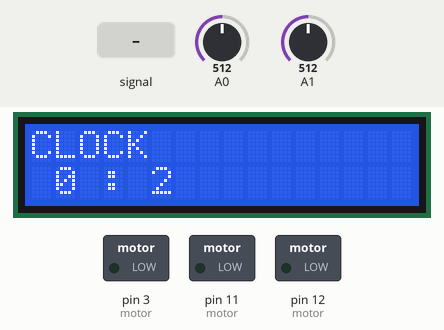
A sketch run on a simulated Arduino Uno, built with avr-gcc and run on an emulated ATmega328P. Shown: 16×2 character LCD, switched loads named in the sketch (green lamp = pin HIGH). The inputs (shaded band) are chosen by the test bench; at power-on: A1 = 512, A0 = 512. What the sketch prints to the serial monitor is not drawn.

Above: at 1.2 s.
1.3 s: A0 fed a 50 Hz sine of ±306 counts around its level
At 2.54 s:
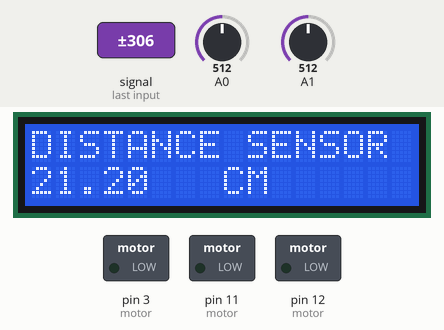
At 4.0 s:
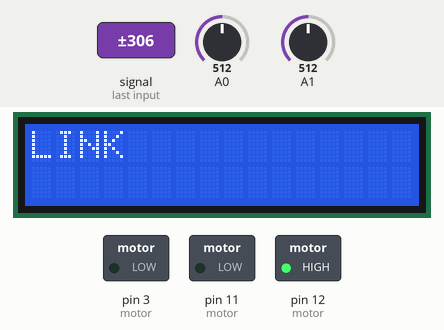
4.2 s: A1 set to 12
5.7 s: A1 set to 9
7.2 s: A0 set to 716
At 8.5 s:
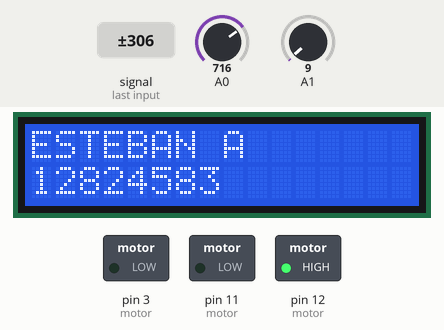
10.1 s: A1 set to 78
12.1 s: A1 set to 97
Timing chart, 0 to 15.1 s (numbered marks = the images above; inputs shaded):
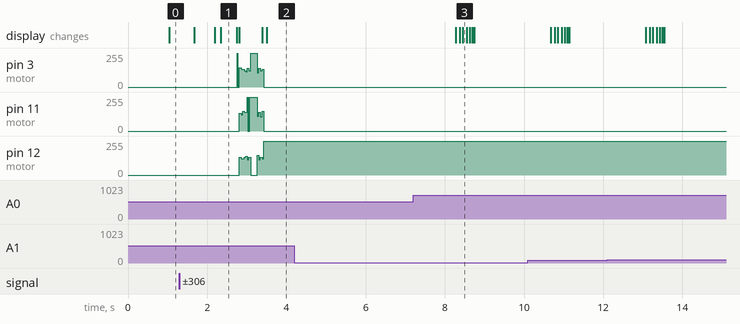

Measured:
- after the input at 4.2 s, every drawn part: stays the same
- after the input at 5.7 s, every drawn part: stays the same
- after the input at 7.2 s, the display: first changes after 1.1 s (image 3 shows a later state)
- what the display in image 1 shows lasts 0.5 s, from 2.3 s to 2.8 s

The sketch:

assigment_up_to_link_test_v1.1.0.1.ino
```cpp
#include <avr/io.h>       //Include AVR library
#include<stdio.h>

#include <LiquidCrystal.h>
LiquidCrystal lcd(8, 9, 4, 5, 6, 7);

#define btnRIGHT  0
#define btnUP     1
#define btnDOWN   2
#define btnLEFT   3
#define btnSELECT 4
#define btnNONE   5

double sensor, inches, cm ;
int lcd_key;
volatile unsigned int  seconds;
volatile unsigned int minutes;
int mode = 1;

double avg;
double reads;
int Steps = 0;      // Start at no steps in sequence
int Direction; //Defaults at clockwise
int stepsleft; //<----Calculate the total number of steps per revolution
int x;
int speeder ;
int count;


void setup() {
  // put your setup code here, to run once:
  lcd.begin(16, 2);              // start the library
  ADMUX |= (1 << REFS0);
  ADMUX &= ~(1 << REFS1);
  ADMUX &= ~(1 << ADLAR);
  ADCSRA |= (1 << ADEN) |  (1 << ADSC) | (1 << ADPS2) | (1 << ADPS1) | (1 << ADPS0);
  ADCSRA |= (1 << ADIE);

  //timer 1 setup
  cli();          // disable global interrupts
  TCCR1A = 0;     // set entire TCCR1A register to 0
  TCCR1B = 0;     // same for TCCR1B
  OCR1A = 15624;
  // turn on CTC mode:
  TCCR1B |= (1 << WGM12);
  // Set CS10 and CS12 bits for 1024 prescaler:
  TCCR1B |= (1 << CS10);
  TCCR1B |= (1 << CS12);
  // enable timer compare interrupt:
  TIMSK1 |= (1 << OCIE1A);

  Serial.begin(9600);

  TCCR2A &= ~(1 <<  COM2A1);

  TCCR2A &= ~(1 << COM2A0); //<-------- Here, set control register A for the normal mode of operation.
  TCCR2B |= (1 << CS22) | (1 << CS21) | (1 << CS20); //<-------- Here, set control register B for the prescaler values choose wisely to get 1ms.
  TCNT2 = 0; //Initial counter at 0


  sei();      // enable global interrupts

  ADCSRA |= (1 << ADSC);


  DDRB |= (1 < DDB5) | (1 << DDB4) | (1 << DDB3); //<-----Choose which pins to set as output for the motor, avoid using the digital pins the LCD uses.
  DDRD |= (1 << DDD3);


}
void update_clock() {
  seconds++;
  if (seconds == 60) {
    seconds = 0;
    minutes++;
    lcd.clear();
  }

}


int  read_LCD_buttons() {


  if (lcd_key < 750 && lcd_key > 600) {
    if ( TCNT2 >= 16) {
      count++;
      TCNT2 = 0;

    } if (count == 40) {
      mode++;
      count = 0;
      lcd.clear();
    }


  }


  if ( mode == 7) {
    mode = 1;
  }


  ADCSRA |= (1 << ADSC);   //<---- Start ADC conversion bit
  while (ADCSRA != ADCSRA & ~(1 << ADIF)) //<---- Create a condition that waits for ADC conversion interrupt flag
    ADCSRA &= ~(1 << ADIF);


  switch (mode) {
    case 1:
      lcd.setCursor(0, 0);
      lcd.print("CLOCK");
      lcd.setCursor(1, 1);
      lcd.print (minutes);
      lcd.setCursor(3, 1);
      lcd.print(":");
      lcd.setCursor(5, 1);
      lcd.print(seconds);
      break;

    case 2:
      lcd.setCursor (0, 0);
      lcd.print("ESTEBAN A");
      lcd.setCursor(0, 1);
      lcd.print("12824583");
      break;


    case 3:
      lcd.setCursor(0, 0);
      lcd.print("DISTANCE SENSOR");
      lcd.setCursor(8, 1);
      lcd.print("CM");
      lcd.setCursor(0, 1);
      lcd.print(avg);
      distance();
      break;


    case 4:
      lcd.setCursor(0, 0);
      lcd.print("CONTINUOUS");
      conti();
      //continous();

      break;

    case 5:
      lcd.setCursor(0, 0);
      lcd.print("STEPS");
      lcd.setCursor(0, 1);
      lcd.print(stepsleft);
      steps();
      break;


    case 6:
      lcd.setCursor(0, 0);;
      lcd.print("LINK");
      link();
      break;

  }

  return  lcd_key;
}


int distance() {
  if (lcd_key < 750 && lcd_key > 600) {
    if ( TCNT2 >= 16) {
      count++;
      TCNT2 = 0;

    } if (count == 20) {
      mode++;
      count = 0;
      lcd.clear();
    }


  }

  float total;
  ADCSRA |= (1 << ADSC);   //<---- Start ADC conversion bit
  while (ADCSRA != ADCSRA & ~(1 << ADIF)) //<---- Create a condition that waits for ADC conversion interrupt flag
    ADCSRA &= ~(1 << ADIF);

  for (int x = 0; x < 200; x++) {
    inches = 4192.936 * pow(sensor, -0.935) - 3.937;
    cm = 10650.08 * pow(sensor, -0.935) - 10;
    total = cm;
  }
  if ( TCNT2 >= 16) {

    count++;
    TCNT2 = 0;
  }
  if (count == 40) {
    avg = total;
    reads = total;
    count = 0;
  }


  return sensor;
}

void SetDirection() {


  if (Direction == x)
  {
    Steps++;
  }
  else
  {
    Steps--;
  }
  if (Steps > 7) {
    Steps = 0;
  }
  if (Steps < 0)
  {
    Steps = 7;
  }
}
void motor(float xw) {
  for (float x = 0.0; x < xw; x++)
  {


    switch (Steps)    // This switch case will handle the digital pins to toggle for each step, refer to the step sequence table for pin values.
    { // Make sure you are toggling the correct pins
      case 0:
        //<----- Insert Digital Pin allocations for steps 1-7 Remember do not set the whole byte because the LCD uses certain digital pins.
        PORTB |= (1 << PORTB5);
        PORTD &= ~(1 << PORTD3);
        PORTB &= ~(1 << PORTB3);
        PORTB &= ~(1 << PORTB4);
        //delay(1);

        break;
      case 1:
        PORTB  |= (1 << PORTB5);
        PORTB  |= (1 << PORTB4);
        PORTD &= ~(1 << PORTD3);
        PORTB &= ~(1 << PORTB3);
        //delay(1);
        break;
      case 2:
        PORTB |= (1 << PORTB4);
        PORTD &= ~(1 << PORTD3);
        PORTB &= ~(1 << PORTB3);
        PORTB &= ~(1 << PORTB5);
        //delay(1);
        break;
      case 3:
        PORTB |= (1 << PORTB4);
        PORTB |= (1 << PORTB3);
        PORTD &= ~(1 << PORTD3);
        PORTB &= ~(1 << PORTB5);
        //delay(1);
        break;
      case 4:
        PORTB |= (1 << PORTB3);
        PORTD &= ~(1 << PORTD3);
        PORTB &= ~(1 << PORTB4);
        PORTB &= ~(1 << PORTB5);
        //delay(1);
        break;
      case 5:
        PORTB |= (1 << PORTB3);
        PORTD |= (1 << PORTD3);
        PORTB &= ~(1 << PORTB4);
        PORTB &= ~(1 << PORTB5);
        // delay(1);
        break;
      case 6:
        PORTD |= (1 << PORTD3);
        PORTB &= ~(1 << PORTB3);
        PORTB &= ~(1 << PORTB4);
        PORTB &= ~(1 << PORTB5);
        //delay(1);
        break;
      case 7:
        PORTD |= (1 << PORTD3);
        PORTB &= ~(1 << PORTB3);
        PORTB &= ~(1 << PORTB4);
        PORTB |= (1 << PORTB5);
        //delay(1);
        break;
      default:


        PORTD &= ~(1 << PORTD3);
        PORTB &= ~(1 << PORTB3);
        PORTB &= ~(1 << PORTB4);
        PORTB &= ~(1 << PORTB5); //<----Default pins select are off
        break;
    }
    SetDirection();
  }
}

void stepper() {


  switch (Steps)    // This switch case will handle the digital pins to toggle for each step, refer to the step sequence table for pin values.
  { // Make sure you are toggling the correct pins
    case 0:
      //<----- Insert Digital Pin allocations for steps 1-7 Remember do not set the whole byte because the LCD uses certain digital pins.
      PORTB |= (1 << PORTB5);
      PORTD &= ~(1 << PORTD3);
      PORTB &= ~(1 << PORTB3);
      PORTB &= ~(1 << PORTB4);
      //delay(1);

      break;
    case 1:
      PORTB  |= (1 << PORTB5);
      PORTB  |= (1 << PORTB4);
      PORTD &= ~(1 << PORTD3);
      PORTB &= ~(1 << PORTB3);
      //delay(1);
      break;
    case 2:
      PORTB |= (1 << PORTB4);
      PORTD &= ~(1 << PORTD3);
      PORTB &= ~(1 << PORTB3);
      PORTB &= ~(1 << PORTB5);
      //delay(1);
      break;
    case 3:
      PORTB |= (1 << PORTB4);
      PORTB |= (1 << PORTB3);
      PORTD &= ~(1 << PORTD3);
      PORTB &= ~(1 << PORTB5);
      //delay(1);
      break;
    case 4:
      PORTB |= (1 << PORTB3);
      PORTD &= ~(1 << PORTD3);
      PORTB &= ~(1 << PORTB4);
      PORTB &= ~(1 << PORTB5);
      //delay(1);
      break;
    case 5:
      PORTB |= (1 << PORTB3);
      PORTD |= (1 << PORTD3);
      PORTB &= ~(1 << PORTB4);
      PORTB &= ~(1 << PORTB5);
      // delay(1);
      break;
    case 6:
      PORTD |= (1 << PORTD3);
      PORTB &= ~(1 << PORTB3);
      PORTB &= ~(1 << PORTB4);
      PORTB &= ~(1 << PORTB5);
      //delay(1);
      break;
    case 7:
      PORTD |= (1 << PORTD3);
      PORTB &= ~(1 << PORTB3);
      PORTB &= ~(1 << PORTB4);
      PORTB |= (1 << PORTB5);
      //delay(1);
      break;
    default:


      PORTD &= ~(1 << PORTD3);
      PORTB &= ~(1 << PORTB3);
      PORTB &= ~(1 << PORTB4);
      PORTB &= ~(1 << PORTB5); //<----Default pins select are off
      break;
  }
  SetDirection();

}

void conti() {


  if ( TCNT2 >= 20 + speeder) {
    SetDirection();
    stepper ();
    if (lcd_key < 750 && lcd_key > 600) {
      if ( TCNT2 >= 16) {
        count++;
        TCNT2 = 0;

      } if (count == 40) {
        mode++;
        count = 0;
        lcd.clear();
      }


    }

    TCNT2 = 0;


  }


  //delay(speeder);

  if (lcd_key < 555  && lcd_key > 350) { // btnleft
    x = 1;

  }
  if (lcd_key < 50 ) {
    x = 0;
    //btn right

  }
  if (lcd_key < 175 && lcd_key > 50) { //btnup
    speeder = speeder - 1;

  }

  if (lcd_key < 340 && lcd_key > 200) {
    speeder = speeder + 1;

  }   // btn down
  if (speeder == 0) {
    speeder = 1;
  }


  if (lcd_key < 750 && lcd_key > 600) {
    if ( TCNT2 >= 16) {
      count++;
      TCNT2 = 0;

    } if (count == 40) {
      mode++;
      count = 0;
      lcd.clear();
    }


  }
}


void steps() {


  if (lcd_key < 555  && lcd_key > 350) {
    if ( TCNT2 >= 16) {
      count++;
      TCNT2 = 0;

    } if (count == 40) {
      stepsleft = stepsleft + 100;;
      count = 0;
      if (stepsleft == 4097) {
        lcd.clear();
        stepsleft = 0;

      }
    }


  }


  /*if (lcd_key < 555  && lcd_key > 350) { // btnleft
    stepsleft++;
    if (stepsleft == 4097) {
      lcd.clear();
      stepsleft = 0;

    }*/

  //return stepsleft;


  if (lcd_key < 50 ) {
    if ( TCNT2 >= 16) {
      count++;
      TCNT2 = 0;

    } if (count == 40) {
      stepsleft = stepsleft - 100;;
      count = 0;
      if (stepsleft == 4097) {
        lcd.clear();
        stepsleft = 0;

      }
    }
    if (stepsleft == -4097) {
      lcd.clear();
      stepsleft = 0;
    }

    //return stepsleft;
    //btn right

  }
  if (lcd_key < 175 && lcd_key > 50) {
    lcd.clear();                        //btnUP
    stepsleft = 0;
  }//return stepsleft;


  if (lcd_key < 340 && lcd_key > 200) {


    lcd.clear();
    low();
  }


}


void low() {


  while (stepsleft > 0 ) {


    if ( TCNT2 >= 40) {
      SetDirection();
      x = 1;
      stepper ();
      stepsleft--;

      lcd.setCursor(0, 0);
      lcd.print("STEPS");

      lcd.setCursor(0, 1);
      lcd.print(stepsleft--);


      TCNT2 = 0;


    }


    lcd.setCursor(0, 0);
    lcd.print("STEPS");

    lcd.setCursor(0, 1);
    lcd.print(stepsleft);


  }
  while (stepsleft < 0) {
    if ( TCNT2 >= 40) {
      SetDirection();
      x = 1;
      stepper ();
      stepsleft++;

      TCNT2 = 0;


      lcd.setCursor(0, 0);
      lcd.print("STEPS");

      lcd.setCursor(0, 1);
      lcd.print(stepsleft++);


    }


    lcd.setCursor(0, 0);
    lcd.print("STEPS");

    lcd.setCursor(0, 1);
    lcd.print(stepsleft);

  }


  lcd.clear();
  lcd.setCursor(0, 0);
  lcd.print("STEPS");

  lcd.setCursor(0, 1);
  lcd.print(stepsleft);


}
/*int continous(){
  if ( lcd_key<555  && lcd_key>400){
  x=1;
  while(stepsleft>0){


      if (TCNT0>=250)    //<--- Decide Timer counter value to step at, goal is 1ms
    {
      stepper();         //<--- Step a certain amount
      stepsleft--;        //<--- Decrease Step count
      TCNT0=0;
    }

  //Direction=!Direction; // Reverse Direction
  //stepsleft=4096;     //<---- Reset to initial value
  }
  }
  if (lcd_key<50 ){
  x=0;
  while(stepsleft>0){


      if (TCNT0>=250)    //<--- Decide Timer counter value to step at, goal is 1ms
    {
      stepper();         //<--- Step a certain amount
      stepsleft--;        //<--- Decrease Step count
      TCNT0=0;
    }

  // // Reverse Direction
  //stepsleft=4096;     //<---- Reset to initial value
  }


  return x;
  }

  }
*/

void delayer() {

  if ( TCNT2 >= 16) {
    count++;
    TCNT2 = 0;

  } if (count == 50) {
    mode++;
    count = 0;

  }


}


void linktest() {


  if ( TCNT2 >= 40) {

    distance();

    TCNT2 = 0;
  }

  if (reads < 20) {
    x = 0;
    motor(1);
    SetDirection();
    stepsleft--;
  }
  if (reads > 20) {
    x = 1;
    motor(1);
    SetDirection();
    stepsleft--;
  }


}


void link() {

if (lcd_key < 750 && lcd_key > 600) {
    if ( TCNT2 >= 16) {
      count++;
      TCNT2 = 0;

    } if (count == 20) {
      mode++;
      count = 0;
      lcd.clear();
    }


  }


 float total;
  ADCSRA |= (1 << ADSC);   //<---- Start ADC conversion bit
  while (ADCSRA != ADCSRA & ~(1 << ADIF)) //<---- Create a condition that waits for ADC conversion interrupt flag
    ADCSRA &= ~(1 << ADIF);

  for (int x = 0; x < 200; x++) {
    inches = 4192.936 * pow(sensor, -0.935) - 3.937;
    cm = 10650.08 * pow(sensor, -0.935) - 10;
    total = cm;
  }

  double read1 = total -20 ;


  delay(100);
  float total1;
    ADCSRA |= (1 << ADSC);   //<---- Start ADC conversion bit
  while (ADCSRA != ADCSRA & ~(1 << ADIF)) //<---- Create a condition that waits for ADC conversion interrupt flag
    ADCSRA &= ~(1 << ADIF);

  for (int x = 0; x < 200; x++) {
    inches = 4192.936 * pow(sensor, -0.935) - 3.937;
    cm = 10650.08 * pow(sensor, -0.935) - 10;
    total1 = cm;
  }
  double read2 = total1- 20 ;


  if (read1 == read2) {
    stepsleft = 0;
   // Serial.println("here");
  }

   if (read1 > read2) {


  Serial.println("here");
    stepsleft = ((read2 - read1) * 4096) / 150;


    while (stepsleft > 0) {


      if ( TCNT2 >= 40) {
            x = 0;
        SetDirection();
        stepper ();
        stepsleft--;
        TCNT2 = 0;
      }
    }

  }

  if (read1 < read2) {

    stepsleft = ((read2 - read1) * 4096) / 150;

    while (stepsleft < 0) {


      if (TCNT2 >= 40) {
          x = 1;
        SetDirection();
        stepper ();
        stepsleft++;
        TCNT2 = 0;
      }
    }


  }


}
void loop() {
  // put your main code here, to run repeatedly:


  read_LCD_buttons();


  //if (mode==4){
  //continous();
  //}


  ADCSRA |= (1 << ADSC);   //<---- Start ADC conversion bit
  while (ADCSRA != ADCSRA & ~(1 << ADIF)) //<---- Create a condition that waits for ADC conversion interrupt flag
    ADCSRA &= ~(1 << ADIF);


}


ISR(TIMER1_COMPA_vect) {
  update_clock();
  //count++;
}


ISR(ADC_vect) {
  uint16_t result = ADC;
  switch (ADMUX & 0x0F) { //Here we are only looking at the last for bits by setting the first for bits to 0 (just for the switch statement the bits in ADMUX don't actually change)

    case 0: //Don't need the C0 --> only 0 as we cleared the first 4 bits ^^
      lcd_key = result;
      ADMUX |= (1 << MUX0); //just change the last bit to change the channel

      break;


    case 1 :


      sensor = result;
      ADMUX &= ~(1 << MUX0);
      break;

    default:


      break;
  }


  ADCSRA |= (1 << ADSC);

}
```
